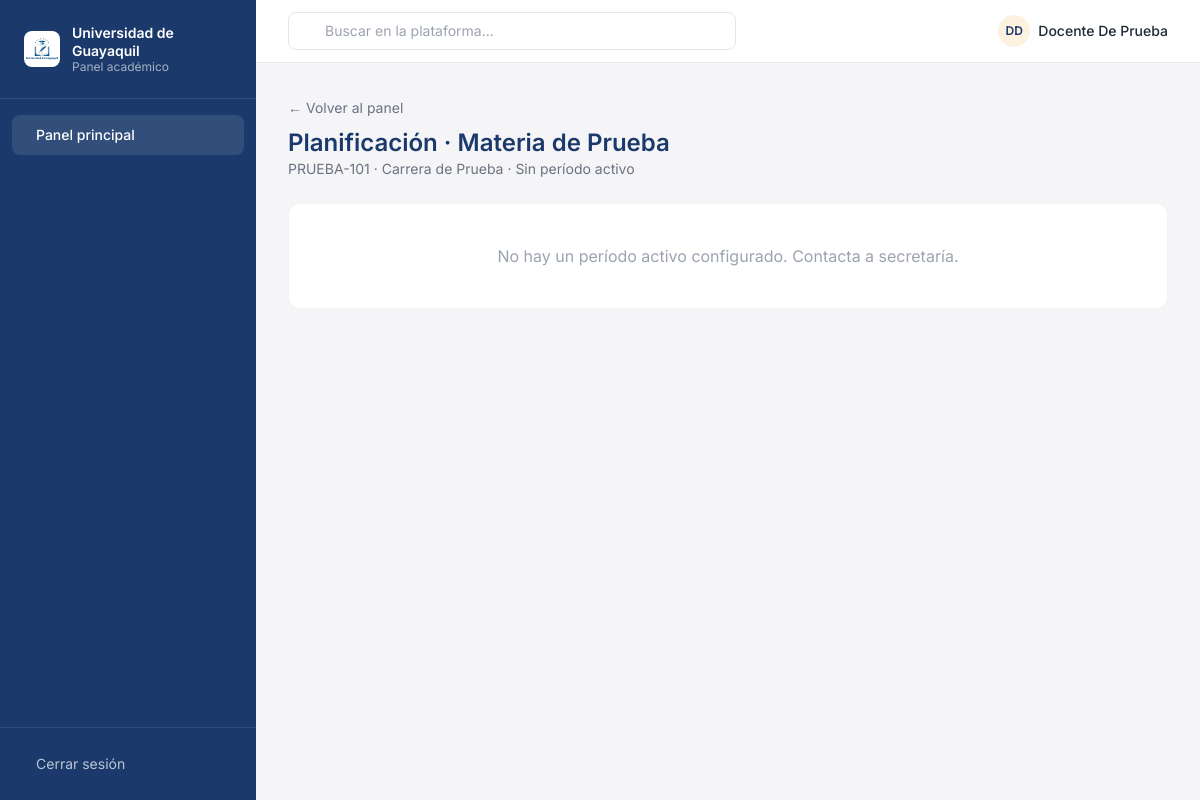
The app's page /docente/materia/1/planificacion/ (signed in), older data.
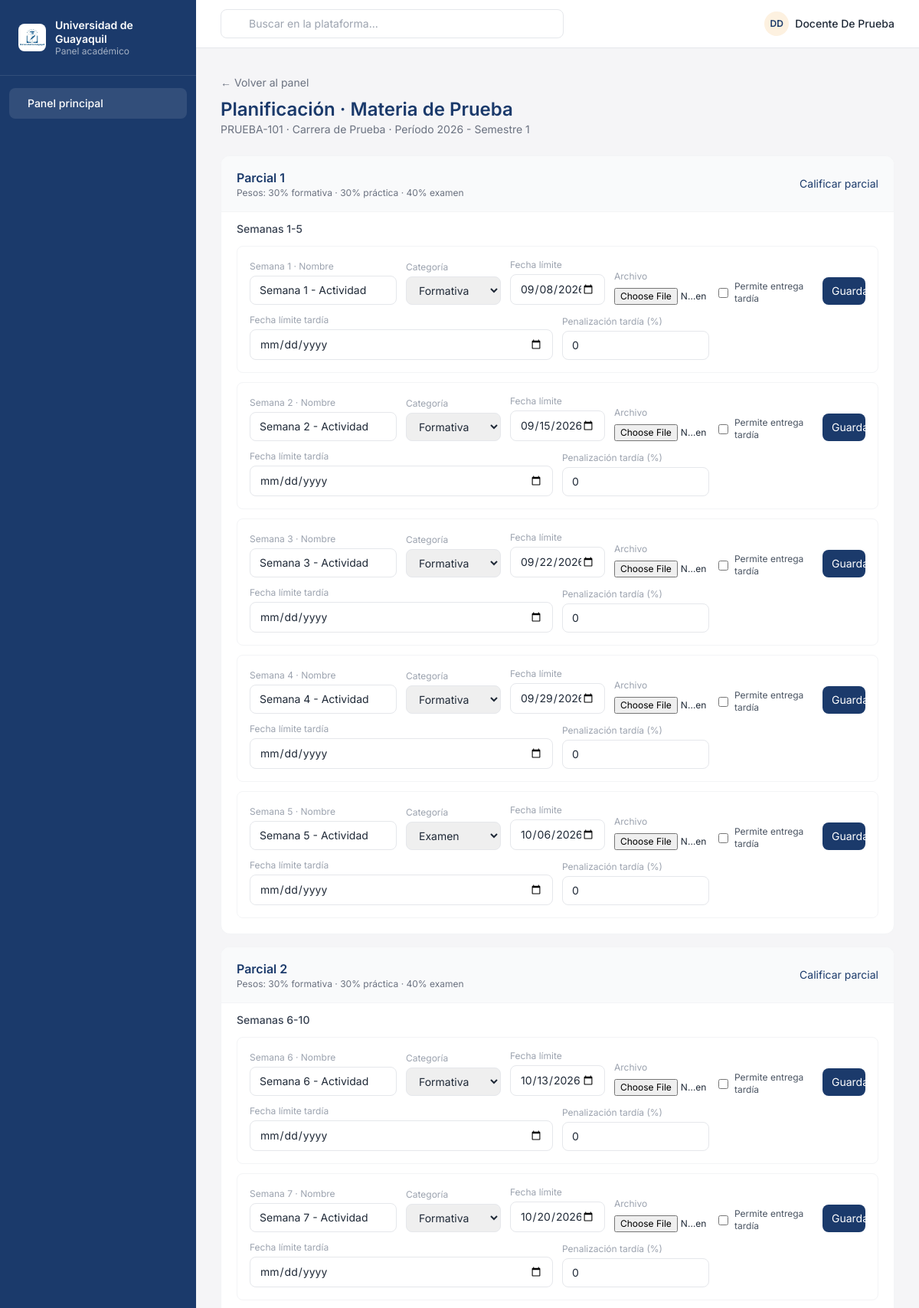
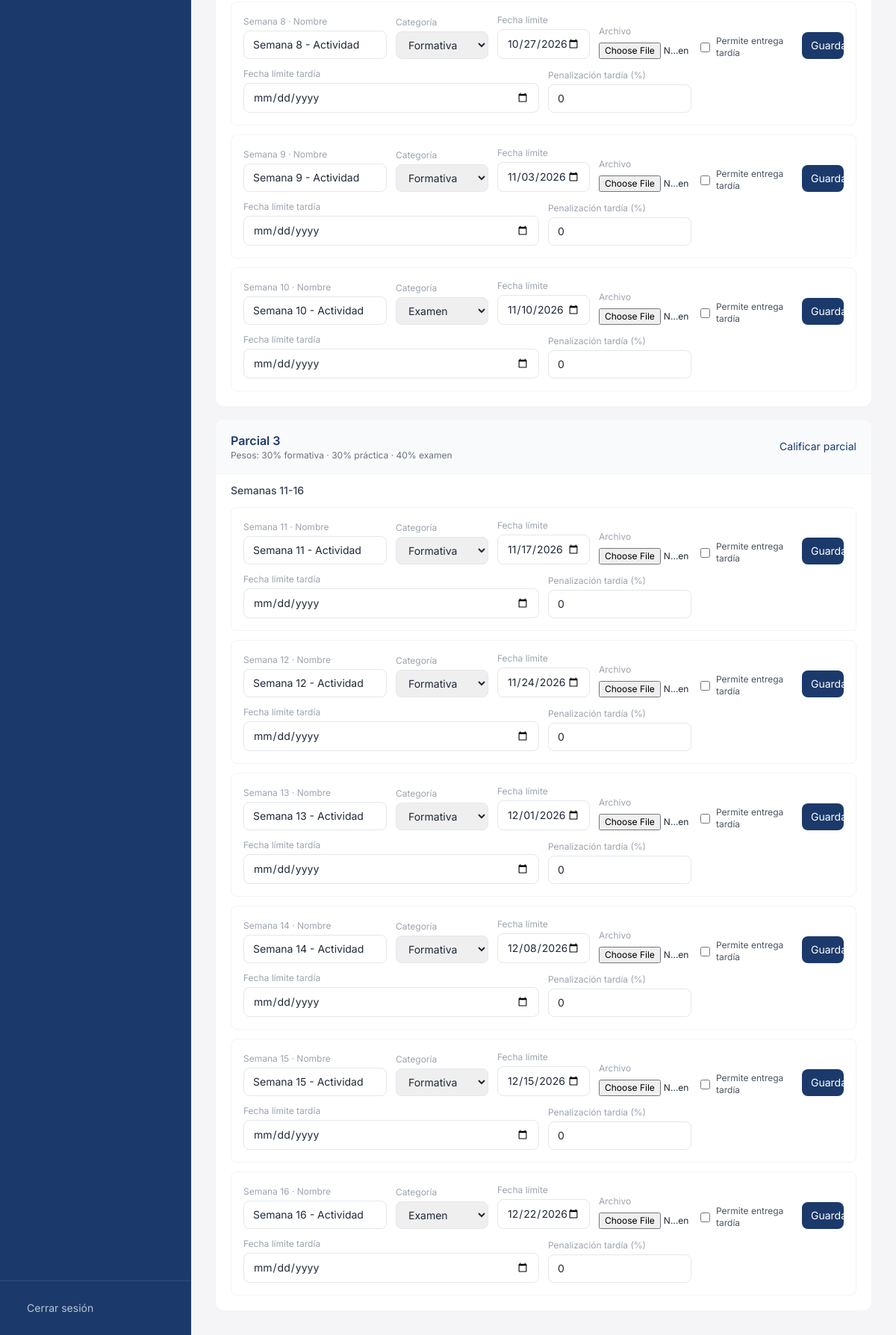
The same page, newer data (2 pictures, top to bottom).
### plataforma/models.py (models this page shows, shortened)
class Periodo(models.Model):
    nombre = models.CharField(max_length=20)  # 2026-1, 2026-2
    fecha_inicio = models.DateField()
    fecha_fin = models.DateField()
    activo = models.BooleanField(default=True)
    class Meta:
        verbose_name_plural = "Períodos"

class Parcial(models.Model):
    planificacion = models.ForeignKey(Planificacion, on_delete=models.CASCADE, related_name='parciales')
    numero = models.IntegerField(default=1, validators=[MinValueValidator(1), MaxValueValidator(10)])
    nombre = models.CharField(max_length=50, blank=True)
    peso_formativa = models.IntegerField(default=30, validators=[MinValueValidator(0), MaxValueValidator(100)])
    peso_practica = models.IntegerField(default=30, validators=[MinValueValidator(0), MaxValueValidator(100)])
    peso_examen = models.IntegerField(default=40, validators=[MinValueValidator(0), MaxValueValidator(100)])
    class Meta:
        verbose_name_plural = "Parciales"
        unique_together = ('planificacion', 'numero')
        ordering = ['numero']

class Unidad(models.Model):
    parcial = models.ForeignKey(Parcial, on_delete=models.CASCADE, related_name='unidades')
    numero = models.IntegerField(default=1, validators=[MinValueValidator(1), MaxValueValidator(20)])
    tema = models.CharField(max_length=200)
    descripcion = models.TextField(blank=True)
    class Meta:
        verbose_name_plural = "Unidades"
        unique_together = ('parcial', 'numero')
        ordering = ['numero']

class ActividadPlanificada(models.Model):
    CATEGORIAS = [
        ('formativa', 'Formativa'),
        ('practica', 'Práctica'),
        ('examen', 'Examen'),
    ]
    unidad = models.ForeignKey(Unidad, on_delete=models.CASCADE, related_name='actividades')
    semana = models.IntegerField(validators=[MinValueValidator(1), MaxValueValidator(24)])
    nombre = models.CharField(max_length=200)
    descripcion = models.TextField(blank=True)
    categoria = models.CharField(max_length=20, choices=CATEGORIAS, default='formativa')
    archivo = cloudinary.models.CloudinaryField('planificacion', null=True, blank=True)
    fecha_inicio = models.DateField(null=True, blank=True)
    fecha_entrega = models.DateField()
    permite_entrega_tardia = models.BooleanField(default=False)
    fecha_limite_tardia = models.DateField(null=True, blank=True)
    penalizacion_tardia = models.IntegerField(
        default=0,
        validators=[MinValueValidator(0), MaxValueValidator(100)],
        help_text="Porcentaje que se descuenta a las entregas fuera de plazo."
    )
    class Meta:
        verbose_name_plural = "Actividades Planificadas"
        ordering = ['semana', 'id']

### plataforma/views.py (the view)
        def wrapper(request, *args, **kwargs):
            if not request.user.is_authenticated:
                return redirect('login')
            try:
                perfil = PerfilUsuario.objects.get(user=request.user)
                if perfil.rol not in roles_permitidos:
                    messages.error(request, "❌ No tienes permisos para acceder a esta sección")
                    return redirect('index')
            except PerfilUsuario.DoesNotExist:
                messages.error(request, "❌ Tu perfil no está configurado")
                return redirect('index')
            return view_func(request, *args, **kwargs)

### plataforma/views.py (called while the page is built)
def rol_requerido(*roles_permitidos):
    def decorator(view_func):
        def wrapper(request, *args, **kwargs):
            if not request.user.is_authenticated:
                return redirect('login')
            try:
                perfil = PerfilUsuario.objects.get(user=request.user)
                if perfil.rol not in roles_permitidos:
                    messages.error(request, "❌ No tienes permisos para acceder a esta sección")
                    return redirect('index')
            except PerfilUsuario.DoesNotExist:
                messages.error(request, "❌ Tu perfil no está configurado")
                return redirect('index')
            return view_func(request, *args, **kwargs)
        return wrapper
    return decorator

def _perfil_docente_o_none(user):
    return PerfilDocente.objects.select_related('carrera').filter(user=user).first()

def _materia_del_docente(user, materia_id):
    perfil = _perfil_docente_o_none(user)
    if not perfil:
        return None, None
    materia = Materia.objects.select_related('carrera').filter(id=materia_id, docente=perfil).first()
    return perfil, materia

### plataforma/templates/plataforma/docente_materia_planificacion.html (shortened to what the changed rows need)
{% extends 'plataforma/base.html' %}
{% block content %}
<div class="mb-6">
  <a href="{% url 'dashboard_docente' %}" class="text-sm text-gray-500 hover:text-navy">← Volver al panel</a>
  <h1 class="text-2xl font-semibold text-navy mt-2">Planificación · {{ materia.nombre }}</h1>
  <p class="text-sm text-gray-500">
    {{ materia.codigo }} · {{ materia.carrera.nombre }}
    {% if periodo %}· Período {{ periodo.nombre }}{% else %}· Sin período activo{% endif %}
  </p>
</div>
{% if not planificacion %}
<div class="bg-white rounded-xl border border-gray-100 px-5 py-10 text-center text-gray-400">
  No hay un período activo configurado. Contacta a secretaría.
</div>
{% else %}
<div class="space-y-4">
  {% for item in parciales %}
  <div class="bg-white rounded-xl border border-gray-100 overflow-hidden">
    <div class="flex items-center justify-between px-5 py-4 bg-gray-50 border-b border-gray-100">
      <div>
        <h2 class="font-semibold text-navy">{{ item.parcial.nombre|default:item.parcial.numero }}</h2>
        <p class="text-xs text-gray-500">
          Pesos: {{ item.parcial.peso_formativa }}% formativa · {{ item.parcial.peso_practica }}% práctica · {{ item.parcial.peso_examen }}% examen
        </p>
      </div>
      <a href="{% url 'docente_calificar_parcial' materia.id item.parcial.id %}" class="text-sm text-navy hover:underline whitespace-nowrap">Calificar parcial</a>
    </div>
    {% for u in item.unidades %}
    <details class="group border-b border-gray-100 last:border-b-0" {% if forloop.first %}open{% endif %}>
      <summary class="cursor-pointer select-none px-5 py-3 flex items-center justify-between hover:bg-gray-50">
        <span class="text-sm font-medium text-gray-700">{{ u.unidad.tema }}</span>
      </summary>
      <div class="px-5 pb-5 space-y-3">
        {% for actividad in u.actividades %}
        <form method="post" enctype="multipart/form-data"
              action="{% url 'docente_actividad_editar' actividad.id %}"
              class="border border-gray-100 rounded-lg p-4 grid grid-cols-1 md:grid-cols-12 gap-3 items-end">
          <div class="md:col-span-3">
            <label class="block text-xs text-gray-400 mb-1">Semana {{ actividad.semana }} · Nombre</label>
            <input type="text" name="nombre" value="{{ actividad.nombre }}" required
                   class="w-full border border-gray-200 rounded-lg px-3 py-2 text-sm">
          </div>
          <div class="md:col-span-2">
            <label class="block text-xs text-gray-400 mb-1">Categoría</label>
            <select name="categoria" class="w-full border border-gray-200 rounded-lg px-3 py-2 text-sm">
              {% for valor, etiqueta in categorias %}
              <option value="{{ valor }}" {% if actividad.categoria == valor %}selected{% endif %}>{{ etiqueta }}</option>
              {% endfor %}
            </select>
          </div>
          <div class="md:col-span-2">
            <label class="block text-xs text-gray-400 mb-1">Fecha límite</label>
            <input type="date" name="fecha_entrega" value="{{ actividad.fecha_entrega|date:'Y-m-d' }}" required
                   class="w-full border border-gray-200 rounded-lg px-3 py-2 text-sm">
          </div>
          <div class="md:col-span-2">
            <label class="block text-xs text-gray-400 mb-1">Archivo</label>
            <input type="file" name="archivo" class="w-full text-xs">
          </div>
          <div class="md:col-span-2 flex items-center gap-2">
            <input type="checkbox" name="permite_entrega_tardia" value="1" id="tardia-{{ actividad.id }}"
                   class="rounded border-gray-300">
            <label for="tardia-{{ actividad.id }}" class="text-xs text-gray-600">Permite entrega tardía</label>
          </div>
          <div class="md:col-span-1">
            <button type="submit" class="w-full px-3 py-2 text-sm bg-navy text-white rounded-lg hover:bg-navy-light">Guardar</button>
          </div>
          <div class="md:col-span-6">
            <label class="block text-xs text-gray-400 mb-1">Fecha límite tardía</label>
            <input type="date" name="fecha_limite_tardia" value="{{ actividad.fecha_limite_tardia|date:'Y-m-d' }}"
                   class="w-full border border-gray-200 rounded-lg px-3 py-2 text-sm">
          </div>
          <div class="md:col-span-3">
            <label class="block text-xs text-gray-400 mb-1">Penalización tardía (%)</label>
            <input type="number" name="penalizacion_tardia" min="0" max="100" value="{{ actividad.penalizacion_tardia }}"
                   class="w-full border border-gray-200 rounded-lg px-3 py-2 text-sm">
          </div>
        </form>
        {% endfor %}
      </div>
    </details>
    {% endfor %}
  </div>
  {% endfor %}
</div>
{% endif %}
{% endblock %}

Row changes from the older to the newer data that the page shows:
added Periodo: nombre "2026 - Semestre 1"
added Parcial: parcial.nombre "Parcial 1", parcial.peso_formativa "30", parcial.peso_practica "30", parcial.peso_examen "40"
added Unidad: unidad.tema "Semanas 1-5", shown under "Parcial 1"
added ActividadPlanificada: semana "1", nombre "Semana 1 - Actividad", categoria "Formativa", fecha_entrega "09/08/2026", penalizacion_tardia "0", shown under "Semanas 1-5"
added ActividadPlanificada: semana "2", nombre "Semana 2 - Actividad", categoria "Formativa", fecha_entrega "09/15/2026", penalizacion_tardia "0", shown under "Semanas 1-5"
added ActividadPlanificada: semana "3", nombre "Semana 3 - Actividad", categoria "Formativa", fecha_entrega "09/22/2026", penalizacion_tardia "0", shown under "Semanas 1-5"
added ActividadPlanificada: semana "4", nombre "Semana 4 - Actividad", categoria "Formativa", fecha_entrega "09/29/2026", penalizacion_tardia "0", shown under "Semanas 1-5"
added ActividadPlanificada: semana "5", nombre "Semana 5 - Actividad", categoria "Examen", fecha_entrega "10/06/2026", penalizacion_tardia "0", shown under "Semanas 1-5"
added Parcial: parcial.nombre "Parcial 2", parcial.peso_formativa "30", parcial.peso_practica "30", parcial.peso_examen "40"
added Unidad: unidad.tema "Semanas 6-10", shown under "Parcial 2"
added ActividadPlanificada: semana "6", nombre "Semana 6 - Actividad", categoria "Formativa", fecha_entrega "10/13/2026", penalizacion_tardia "0", shown under "Semanas 6-10"
added ActividadPlanificada: semana "7", nombre "Semana 7 - Actividad", categoria "Formativa", fecha_entrega "10/20/2026", penalizacion_tardia "0", shown under "Semanas 6-10"
added ActividadPlanificada: semana "8", nombre "Semana 8 - Actividad", categoria "Formativa", fecha_entrega "10/27/2026", penalizacion_tardia "0", shown under "Semanas 6-10"
added ActividadPlanificada: semana "9", nombre "Semana 9 - Actividad", categoria "Formativa", fecha_entrega "11/03/2026", penalizacion_tardia "0", shown under "Semanas 6-10"
added ActividadPlanificada: semana "10", nombre "Semana 10 - Actividad", categoria "Examen", fecha_entrega "11/10/2026", penalizacion_tardia "0", shown under "Semanas 6-10"
added Parcial: parcial.nombre "Parcial 3", parcial.peso_formativa "30", parcial.peso_practica "30", parcial.peso_examen "40"
added Unidad: unidad.tema "Semanas 11-16", shown under "Parcial 3"
added ActividadPlanificada: semana "11", nombre "Semana 11 - Actividad", categoria "Formativa", fecha_entrega "11/17/2026", penalizacion_tardia "0", shown under "Semanas 11-16"
added ActividadPlanificada: semana "12", nombre "Semana 12 - Actividad", categoria "Formativa", fecha_entrega "11/24/2026", penalizacion_tardia "0", shown under "Semanas 11-16"
added ActividadPlanificada: semana "13", nombre "Semana 13 - Actividad", categoria "Formativa", fecha_entrega "12/01/2026", penalizacion_tardia "0", shown under "Semanas 11-16"
added ActividadPlanificada: semana "14", nombre "Semana 14 - Actividad", categoria "Formativa", fecha_entrega "12/08/2026", penalizacion_tardia "0", shown under "Semanas 11-16"
added ActividadPlanificada: semana "15", nombre "Semana 15 - Actividad", categoria "Formativa", fecha_entrega "12/15/2026", penalizacion_tardia "0", shown under "Semanas 11-16"
added ActividadPlanificada: semana "16", nombre "Semana 16 - Actividad", categoria "Examen", fecha_entrega "12/22/2026", penalizacion_tardia "0", shown under "Semanas 11-16"
Text that changed along with them:
text no longer shown: "· Sin período activo No hay un período activo configurado. Contacta a secretaría."
text now shown: "· Período"
